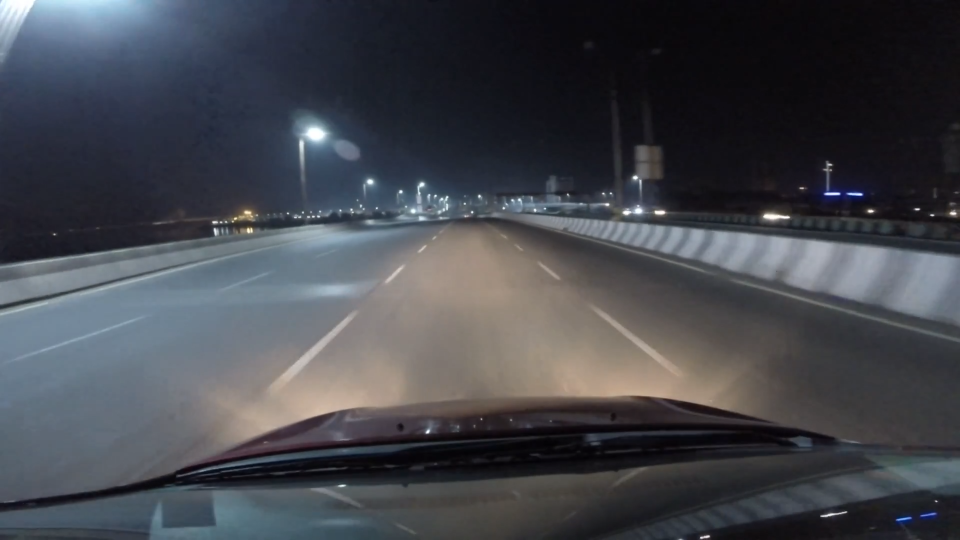
#> input picture data/screenshot1.png, 1920 x 1080 px (shown at 1/2 size)
$ python scrshot.py
#> lines starting #> are read from the running program, lines starting #| are printed output that depends on the picture; after the words box and inside, x2 and y2 are one past the last pixel; in counts of white or black regions, pixels touching at a corner belong together
import cv2
import numpy as np

#loading the image
image = cv2.imread('../data/screenshot1.png')
#> image is the input picture: shape (1080, 1920, 3); mean B, G, R 76.8, 70.5, 68.1
img_copy = image.copy()

#creating a mask
lower_white = np.array([0,0,255])
upper_white = np.array([255,255,255])

#Reduce noise
blur = cv2.GaussianBlur(image, (5,5), 0)

#masking the frame and displaying
image_white = cv2.inRange(img_copy, lower_white, upper_white)
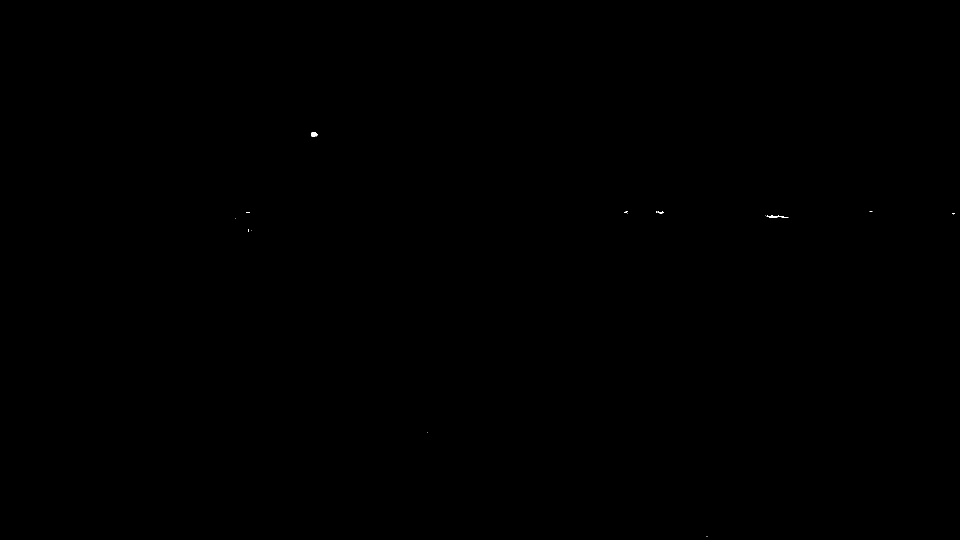
#> image_white: shape (1080, 1920) (shown at 1/2 size); 0.01% white; 15 white regions (12 under 20 px), largest, box (x1, y1, x2, y2) and area: (1533, 431, 1577, 436) 113, (622, 265, 635, 274) 92, (1316, 423, 1328, 427) 34
image_white = cv2.resize(image_white, (960, 540))
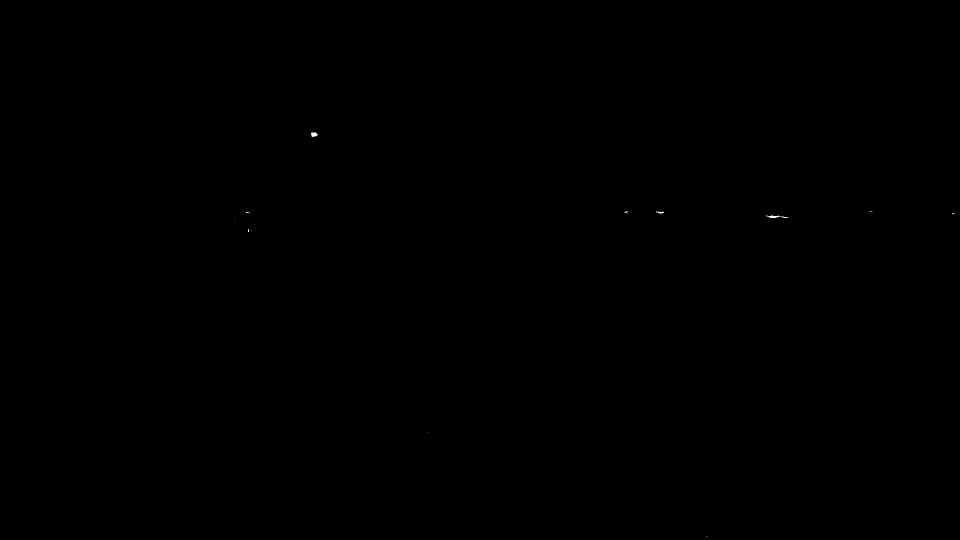
#> image_white: shape (540, 960); min 0, max 255, mean 0

filename = '../data/screenshotdetect.png'
#edge detection
edges = cv2.Canny(img_copy, 50, 150)
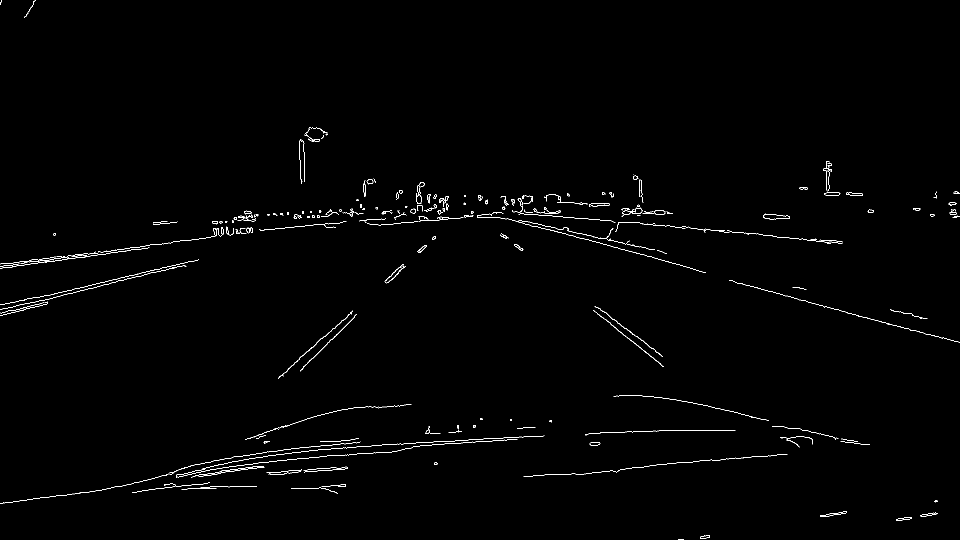
#> edges: shape (1080, 1920) (shown at 1/2 size); 0.78% white in thin lines or dots
edges = cv2.resize(edges, (960, 540))
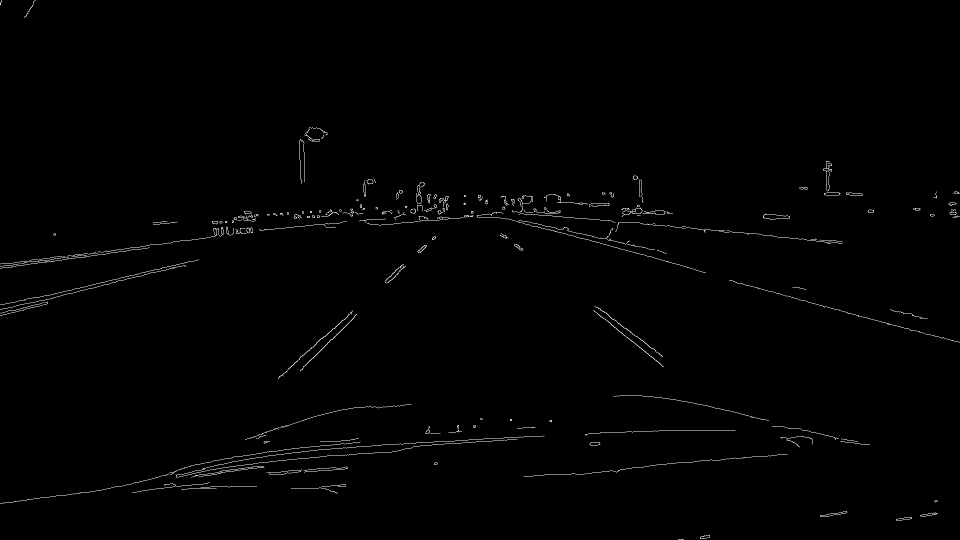
#> edges: shape (540, 960); min 0, max 255, mean 2
cv2.imwrite(filename, edges)

cv2.imshow('white lanes', edges)
if cv2.waitKey() == ord('q'):
#> (key q is pressed here)
#> (the run stopped early here; a loop or call above may not have finished)
